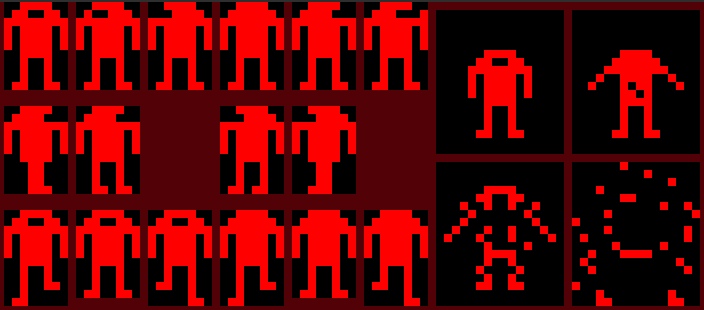
#> input picture ref/berzerk-robot-sheet.png, 704 x 310 px
$ python extract-berzerk-robot.py
#> lines starting #> are read from the running program, lines starting #| are printed output that depends on the picture
#!/usr/bin/env python3
"""Cuts the BerzerkRobot's sprite frames out of its sprite sheet (ref/berzerk-robot-sheet.png).

The sheet is a blown-up picture of the robot: every sprite pixel is an 8 x 8 block of the picture, and the frames sit in
cells on a dark red background. It holds:

  * a block of 18 cells in 3 rows of 6. The first row is the robot standing still, a cycle of six frames:
    BerzerkRobot_Idle_1 .. BerzerkRobot_Idle_6. The other two rows are the walking frames, with two empty cells in the middle row.
    The ten frames are numbered in reading order. The first two are the robot walking right (BerzerkRobot_WalkRight_1 and
    _2), the next two walking left (BerzerkRobot_WalkLeft_1 and _2) and the next three walking down (BerzerkRobot_WalkDown_1
    to _3, which play in the order 1, 2, 3, 2) and the last three walking up (BerzerkRobot_WalkUp_1 to _3, also played 1, 2, 3, 2);
  * a block of 4 cells in 2 x 2: the robot standing (BerzerkRobot_Stand) and then the three stages of it being
    destroyed (BerzerkRobot_Explode_1 .. 3), read left to right, top to bottom.

Every idle and walking frame is 8 x 12 pixels with the head on the top row, so a walk keeps the head still (the shorter frames
get an empty bottom row). The four frames of the other block share one canvas, so they line up when shown one after another.
Each pixel is drawn in the sheet's own red; everything else is transparent.

Run from the repository root:  python tools/extract-berzerk-robot.py
Then run tools/generate-mgcb.py to add the new PNGs to the content pipeline.
"""
import pathlib
import sys

from PIL import Image

ROOT = pathlib.Path(__file__).resolve().parents[1]
SHEET = ROOT / "ref/berzerk-robot-sheet.png"
OUT = ROOT / "src/Robotron2084/Content/Sprites"

BLOCK = 8
RED = (255, 0, 0)
BORDER = (82, 2, 7)

# The walking block: the left edge of each of the six columns, and the top and bottom of each of the three rows (in sheet pixels).
WALK_COLUMNS = [4, 76, 148, 220, 292, 364]
WALK_COLUMN_WIDTH = 64
WALK_ROWS = [(2, 89), (106, 193), (210, 305)]
WALK_FRAME_ROWS = 12

# The walking frames the author has named, by their reading-order number.
WALK_NAMES = {
    1: "BerzerkRobot_WalkRight_1",
    2: "BerzerkRobot_WalkRight_2",
    3: "BerzerkRobot_WalkLeft_1",
    4: "BerzerkRobot_WalkLeft_2",
    5: "BerzerkRobot_WalkDown_1",
    6: "BerzerkRobot_WalkDown_2",
    7: "BerzerkRobot_WalkDown_3",
    8: "BerzerkRobot_WalkUp_1",
    9: "BerzerkRobot_WalkUp_2",
    10: "BerzerkRobot_WalkUp_3",
}

# The other block: the four cells, as (left, top, width, height) in sheet pixels.
OTHER_CELLS = [
    (436, 10, 128, 144),
    (572, 10, 128, 144),
    (436, 162, 128, 144),
    (572, 162, 128, 144),
]
OTHER_NAMES = ["BerzerkRobot_Stand", "BerzerkRobot_Explode_1", "BerzerkRobot_Explode_2", "BerzerkRobot_Explode_3"]


def read_cell(sheet, left, top, width, height):
    """Returns the cell as rows of booleans, one per sprite pixel (True where the sheet is red)."""
    return [
        [sheet.getpixel((left + (x * BLOCK) + 3, top + (y * BLOCK) + 3)) == RED for x in range(width // BLOCK)]
        for y in range(height // BLOCK)
    ]


def write_png(name, rows, width, height):
    image = Image.new("RGBA", (width, height), (0, 0, 0, 0))
    for y, row in enumerate(rows[:height]):
        for x, filled in enumerate(row[:width]):
            if filled:
                image.putpixel((x, y), RED + (255,))
    image.save(OUT / f"{name}.png")
    print(f"{name}: {width} x {height}")


def main() -> int:
    if not SHEET.exists():
        print(f"missing {SHEET}", file=sys.stderr)
        return 1

    sheet = Image.open(SHEET).convert("RGB")
    assert sheet.getpixel((150, 150)) == BORDER, "the sheet's layout has changed"

    walk_number = 0
    for row_number, (top, bottom) in enumerate(WALK_ROWS):
        for column_number, left in enumerate(WALK_COLUMNS):
            rows = read_cell(sheet, left, top, WALK_COLUMN_WIDTH, bottom - top + 1)
            if not any(any(row) for row in rows):
                continue
            if row_number == 0:
                name = f"BerzerkRobot_Idle_{column_number + 1}"
            else:
                walk_number += 1
                name = WALK_NAMES.get(walk_number, f"BerzerkRobot_Walk_{walk_number}")
            write_png(name, rows, WALK_COLUMN_WIDTH // BLOCK, WALK_FRAME_ROWS)
#> after the loop, walk_number = 10

    cells = [read_cell(sheet, *cell) for cell in OTHER_CELLS]
#> cells = 4 items
    filled = [(x, y) for rows in cells for y, row in enumerate(rows) for x, on in enumerate(row) if on]
#> filled = 167 pairs, first value 0 to 15, second value 0 to 17
    left = min(x for x, _ in filled)
#> left = 0
    top = min(y for _, y in filled)
#> top = 0
    width = max(x for x, _ in filled) - left + 1
#> width = 16
    height = max(y for _, y in filled) - top + 1
#> height = 18
    for name, rows in zip(OTHER_NAMES, cells):
        cropped = [row[left:left + width] for row in rows[top:top + height]]
        write_png(name, cropped, width, height)
#> this loop made 4 passes
#> name on passes 1 to 4: 'BerzerkRobot_Stand', 'BerzerkRobot_Explode_1', 'BerzerkRobot_Explode_2', 'BerzerkRobot_Explode_3'
#| BerzerkRobot_Stand: 16 x 18
#| BerzerkRobot_Explode_1: 16 x 18
#| BerzerkRobot_Explode_2: 16 x 18
#| BerzerkRobot_Explode_3: 16 x 18
#> pass 1, in write_png (call 17), `image.save(OUT / f"{name}.png")`:
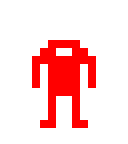
#> saved as BerzerkRobot_Stand.png: PIL image 16x18 RGBA (shown 8 times larger); mean R, G, B, A 42.5, 0, 0, 42.5; transparent parts drawn white
#> pass 2, in write_png (call 18), `image.save(OUT / f"{name}.png")`:
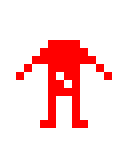
#> saved as BerzerkRobot_Explode_1.png: PIL image 16x18 RGBA (shown 8 times larger); mean R, G, B, A 40.7, 0, 0, 40.7; transparent parts drawn white

    return 0


if __name__ == "__main__":
    raise SystemExit(main())
#> (the program exits here)
